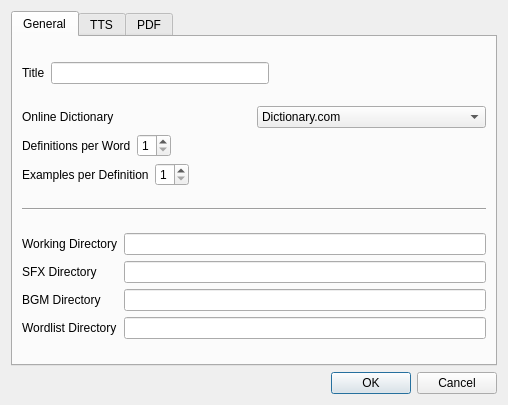
<?xml version="1.0" encoding="UTF-8"?>
<ui version="4.0">
 <class>Preferences</class>
 <widget class="QDialog" name="Preferences">
  <property name="geometry">
   <rect>
    <x>0</x>
    <y>0</y>
    <width>508</width>
    <height>405</height>
   </rect>
  </property>
  <property name="windowTitle">
   <string>Preferences</string>
  </property>
  <layout class="QVBoxLayout" name="verticalLayout_2">
   <item>
    <widget class="QTabWidget" name="tabWidget">
     <property name="focusPolicy">
      <enum>Qt::StrongFocus</enum>
     </property>
     <property name="toolTip">
      <string/>
     </property>
     <property name="currentIndex">
      <number>0</number>
     </property>
     <widget class="QWidget" name="tabGeneral">
      <attribute name="title">
       <string>General</string>
      </attribute>
      <layout class="QVBoxLayout" name="verticalLayout_3">
       <item>
        <layout class="QHBoxLayout" name="horizontalLayout_6">
         <item>
          <widget class="QLabel" name="label_4">
           <property name="text">
            <string>Title</string>
           </property>
          </widget>
         </item>
         <item>
          <widget class="QLineEdit" name="titleEdit"/>
         </item>
         <item>
          <spacer name="horizontalSpacer_4">
           <property name="orientation">
            <enum>Qt::Horizontal</enum>
           </property>
           <property name="sizeHint" stdset="0">
            <size>
             <width>40</width>
             <height>20</height>
            </size>
           </property>
          </spacer>
         </item>
        </layout>
       </item>
       <item>
        <layout class="QVBoxLayout" name="verticalLayout">
         <item>
          <layout class="QHBoxLayout" name="horizontalLayout_5">
           <item>
            <widget class="QLabel" name="label_8">
             <property name="text">
              <string>Online Dictionary</string>
             </property>
            </widget>
           </item>
           <item>
            <widget class="QComboBox" name="sourceCombo">
             <item>
              <property name="text">
               <string>Dictionary.com</string>
              </property>
             </item>
             <item>
              <property name="text">
               <string>Wiktionary</string>
              </property>
             </item>
             <item>
              <property name="text">
               <string>Cambridge Dictionary</string>
              </property>
             </item>
             <item>
              <property name="text">
               <string>Oxford English Dictionary</string>
              </property>
             </item>
            </widget>
           </item>
          </layout>
         </item>
         <item>
          <layout class="QHBoxLayout" name="horizontalLayout_3">
           <item>
            <widget class="QLabel" name="label">
             <property name="text">
              <string>Definitions per Word</string>
             </property>
            </widget>
           </item>
           <item>
            <widget class="QSpinBox" name="dpwSpin">
             <property name="minimum">
              <number>1</number>
             </property>
             <property name="maximum">
              <number>9</number>
             </property>
             <property name="value">
              <number>1</number>
             </property>
            </widget>
           </item>
           <item>
            <spacer name="horizontalSpacer_2">
             <property name="orientation">
              <enum>Qt::Horizontal</enum>
             </property>
             <property name="sizeHint" stdset="0">
              <size>
               <width>40</width>
               <height>20</height>
              </size>
             </property>
            </spacer>
           </item>
          </layout>
         </item>
         <item>
          <layout class="QHBoxLayout" name="horizontalLayout_4">
           <item>
            <widget class="QLabel" name="label_2">
             <property name="text">
              <string>Examples per Definition</string>
             </property>
            </widget>
           </item>
           <item>
            <widget class="QSpinBox" name="epdSpin">
             <property name="minimum">
              <number>1</number>
             </property>
             <property name="maximum">
              <number>9</number>
             </property>
            </widget>
           </item>
           <item>
            <spacer name="horizontalSpacer_3">
             <property name="orientation">
              <enum>Qt::Horizontal</enum>
             </property>
             <property name="sizeHint" stdset="0">
              <size>
               <width>40</width>
               <height>20</height>
              </size>
             </property>
            </spacer>
           </item>
          </layout>
         </item>
        </layout>
       </item>
       <item>
        <widget class="Line" name="line">
         <property name="orientation">
          <enum>Qt::Horizontal</enum>
         </property>
        </widget>
       </item>
       <item>
        <layout class="QGridLayout" name="gridLayout">
         <item row="2" column="1">
          <widget class="QLineEdit" name="sfxEdit"/>
         </item>
         <item row="3" column="1">
          <widget class="QLineEdit" name="bgmEdit"/>
         </item>
         <item row="3" column="0">
          <widget class="QLabel" name="label_6">
           <property name="text">
            <string>BGM Directory</string>
           </property>
          </widget>
         </item>
         <item row="1" column="1">
          <widget class="QLineEdit" name="workingEdit"/>
         </item>
         <item row="2" column="0">
          <widget class="QLabel" name="label_5">
           <property name="text">
            <string>SFX Directory</string>
           </property>
          </widget>
         </item>
         <item row="4" column="1">
          <widget class="QLineEdit" name="wordEdit"/>
         </item>
         <item row="1" column="0">
          <widget class="QLabel" name="label_3">
           <property name="text">
            <string>Working Directory</string>
           </property>
          </widget>
         </item>
         <item row="4" column="0">
          <widget class="QLabel" name="label_7">
           <property name="text">
            <string>Wordlist Directory</string>
           </property>
          </widget>
         </item>
        </layout>
       </item>
      </layout>
     </widget>
     <widget class="QWidget" name="tabTTS">
      <attribute name="title">
       <string>TTS</string>
      </attribute>
      <layout class="QVBoxLayout" name="verticalLayout_6">
       <item>
        <layout class="QHBoxLayout" name="horizontalLayout">
         <item>
          <widget class="QLabel" name="label_9">
           <property name="text">
            <string>Software</string>
           </property>
          </widget>
         </item>
         <item>
          <widget class="QComboBox" name="ttsCombo"/>
         </item>
        </layout>
       </item>
       <item>
        <widget class="QLabel" name="label_10">
         <property name="text">
          <string>Current Item to Voice map:</string>
         </property>
        </widget>
       </item>
       <item>
        <widget class="QListWidget" name="testList"/>
       </item>
      </layout>
     </widget>
     <widget class="QWidget" name="tabPDF">
      <attribute name="title">
       <string>PDF</string>
      </attribute>
     </widget>
    </widget>
   </item>
   <item>
    <widget class="QDialogButtonBox" name="buttonBox">
     <property name="standardButtons">
      <set>QDialogButtonBox::Cancel|QDialogButtonBox::Ok</set>
     </property>
    </widget>
   </item>
  </layout>
 </widget>
 <resources/>
 <connections/>
</ui>
